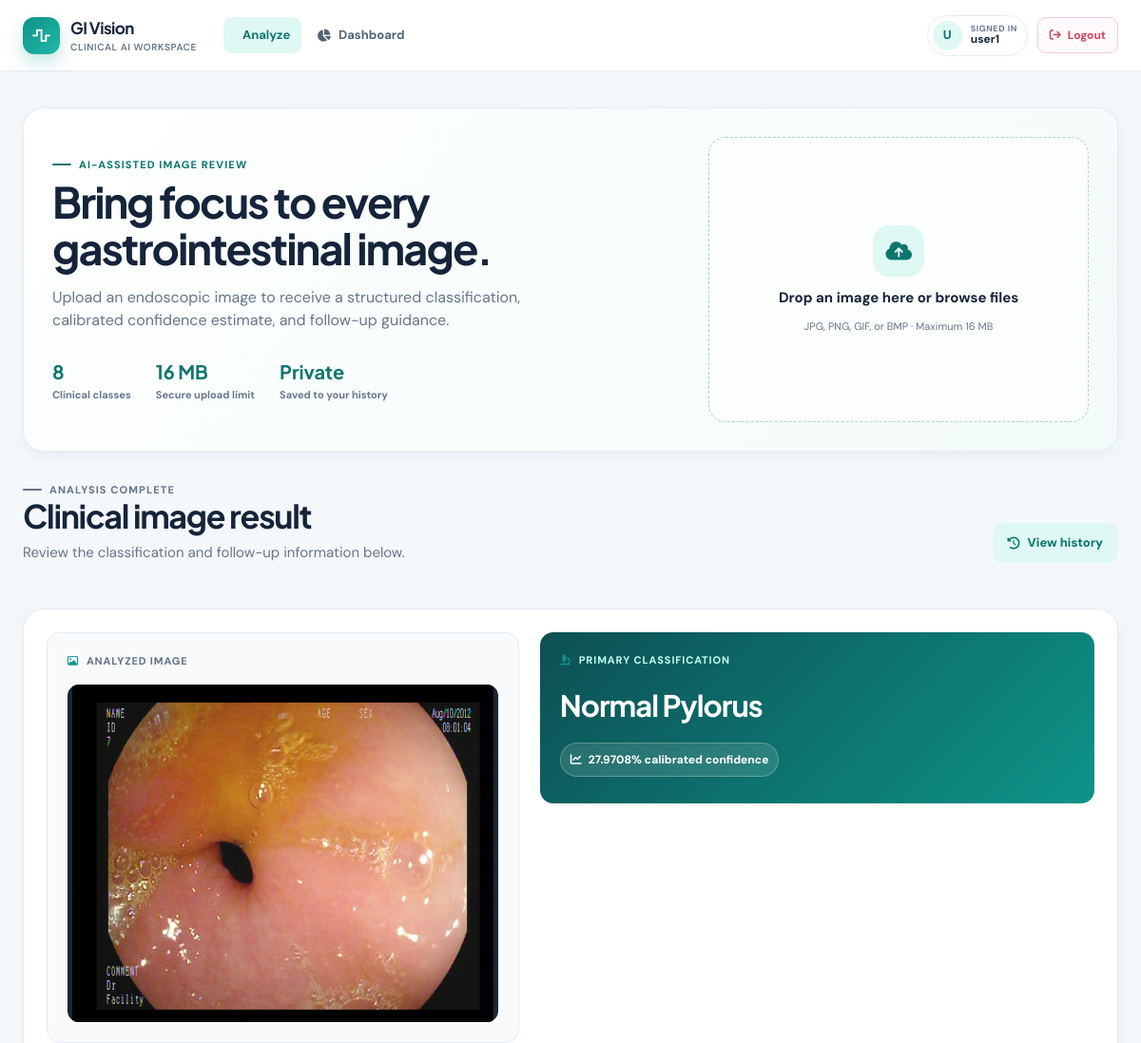
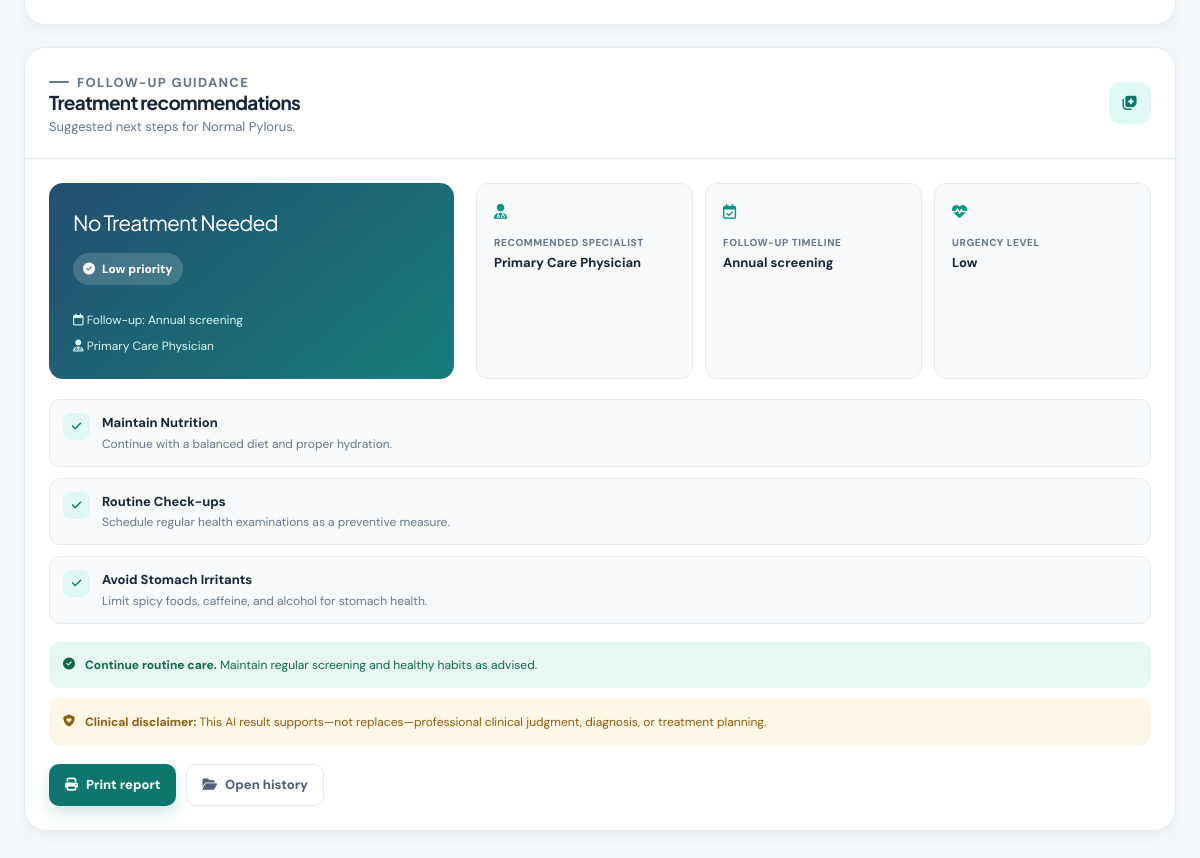
/analysis/22 (signed in), run on the app's committed database (2 pictures, top to bottom).
### tables this page shows
CREATE TABLE predictions (
            id INTEGER PRIMARY KEY AUTOINCREMENT,
            user_id INTEGER,
            filename TEXT,
            prediction TEXT,
            confidence REAL,
            is_valid_image INTEGER DEFAULT 1,
            created_at TIMESTAMP DEFAULT CURRENT_TIMESTAMP,
            FOREIGN KEY (user_id) REFERENCES users (id)
        );

### app.py (the view)
@app.route('/analysis/<int:analysis_id>', methods=['GET', 'POST'])
@login_required
def analysis_details(analysis_id):
    if request.method == 'POST':
        return redirect(url_for('analysis_details', analysis_id=analysis_id), code=303)
    try:
        conn = sqlite3.connect('users.db')
        conn.row_factory = sqlite3.Row
        query = 'SELECT * FROM predictions WHERE id = ?'
        params = [analysis_id]
        if session.get('role') != 'admin':
            query += ' AND user_id = ?'
            params.append(session['user_id'])
        prediction = conn.execute(query, params).fetchone()
        conn.close()
        if prediction is None:
            flash('That saved prediction was not found or you do not have permission to view it.', 'warning')
            return redirect(url_for('dashboard'))
        if prediction['is_valid_image'] != 1:
            flash('Treatment recommendations are unavailable for an invalid image.', 'warning')
            return redirect(url_for('dashboard'))
        original_confidence = normalize_confidence(prediction['confidence'])
        confidence_percent = original_confidence * 100
        predicted_class = prediction['prediction']
        return render_template(
            'index.html',
            filename=prediction['filename'],
            prediction=predicted_class,
            original_confidence=f'{original_confidence:.2%}',
            confidence=f'{confidence_percent:.4f}%',
            confidence_percent=confidence_percent,
            treatment_info=get_treatment_recommendations(predicted_class)
        )
    except Exception as e:
        print(f"Analysis details error: {e}")
        flash('Unable to load the saved prediction details.', 'danger')
        return redirect(url_for('dashboard'))

### app.py (called while the page is built, shortened)
def normalize_confidence(value):
    try:
        confidence = float(value)
    except (TypeError, ValueError):
        return 0.0
    return confidence if np.isfinite(confidence) else 0.0

@app.before_request
def invalidate_previous_server_sessions():
    if (
        session.get('user_id') is not None
        and session.get('server_session_id') != SERVER_SESSION_ID
    ):
        session.clear()

def login_required(f):
    @wraps(f)
    def decorated_function(*args, **kwargs):
        if 'user_id' not in session:
            flash('Please log in to access this page.', 'warning')
            return redirect(url_for('login'))
        return f(*args, **kwargs)
    return decorated_function

### templates/index.html (shortened to what this page needs)
{% extends "base.html" %}
{% set nav_active = 'upload' %}
{% block content %}
<section class="panel analysis-hero">
    <div class="analysis-hero__copy">
        <p class="eyebrow"><span></span> AI-assisted image review</p>
        <h1>Bring focus to every gastrointestinal image.</h1>
        <p>Upload an endoscopic image to receive a structured classification, calibrated confidence estimate, and follow-up guidance.</p>
        <div class="analysis-hero__stats" aria-label="Analysis information">
            <div><strong>8</strong><span>Clinical classes</span></div>
            <div><strong>16 MB</strong><span>Secure upload limit</span></div>
            <div><strong>Private</strong><span>Saved to your history</span></div>
        </div>
    </div>
    <form class="upload-card" method="POST" enctype="multipart/form-data" id="upload-form">
        <label class="upload-dropzone" id="dropzone" for="file">
            <span class="upload-dropzone__icon"><i class="fa-solid fa-cloud-arrow-up"></i></span>
            <strong>Drop an image here or browse files</strong>
            <small>JPG, PNG, GIF, or BMP · Maximum 16 MB</small>
        </label>
    </form>
</section>
{% if filename %}
<section class="stack" id="analysis-result" style="margin-top: 24px;">
    <div class="page-heading">
        <div>
            <p class="eyebrow"><span></span> Analysis complete</p>
            <h1>Clinical image result</h1>
            <p>Review the classification and follow-up information below.</p>
        </div>
        <a class="button--secondary" href="{{ url_for('dashboard') }}"><i class="fa-solid fa-clock-rotate-left"></i> View history</a>
    </div>
    <section class="panel">
        <div class="panel__body results-grid">
            <div class="image-card">
                <p class="card-label"><i class="fa-regular fa-image"></i> Analyzed image</p>
                <img class="analysis-image" src="{{ url_for('uploaded_file', filename=filename) }}" alt="Uploaded endoscopic image">
            </div>
            <div>
                <div class="diagnosis-card">
                    <p class="card-label"><i class="fa-solid fa-microscope"></i> Primary classification</p>
                    <h2 class="diagnosis-name">{{ prediction.replace('-', ' ').title() }}</h2>
                    <span class="confidence-pill"><i class="fa-solid fa-chart-line"></i> {{ confidence }} calibrated confidence</span>
                </div>
            </div>
        </div>
    </section>
    {% if treatment_info %}
    <section class="panel">
        <div class="panel__head">
            <div class="section-heading" style="margin: 0;">
                <div>
                    <p class="eyebrow"><span></span> Follow-up guidance</p>
                    <h2>Treatment recommendations</h2>
                    <p>Suggested next steps for {{ prediction.replace('-', ' ').title() }}.</p>
                </div>
            </div>
            <span class="icon-box"><i class="fa-solid fa-notes-medical"></i></span>
        </div>
        <div class="panel__body">
            <div class="treatment-grid">
                <div class="treatment-summary">
                    <p class="treatment-summary__type">{{ treatment_info.type }}</p>
                    <span class="priority-pill"><i class="fa-solid fa-{{ 'triangle-exclamation' if 'high' in treatment_info.urgency.lower() else 'circle-info' if 'medium' in treatment_info.urgency.lower() else 'circle-check' }}"></i>{{ treatment_info.urgency }} priority</span>
                    <div class="treatment-summary__meta">
                        <span><i class="fa-regular fa-calendar"></i> Follow-up: {{ treatment_info.follow_up }}</span>
                        <span><i class="fa-solid fa-user-doctor"></i> {{ treatment_info.specialist }}</span>
                    </div>
                </div>
                <div class="treatment-details">
                    <article class="detail-card"><i class="fa-solid fa-user-doctor"></i><small>Recommended specialist</small><strong>{{ treatment_info.specialist }}</strong></article>
                    <article class="detail-card"><i class="fa-regular fa-calendar-check"></i><small>Follow-up timeline</small><strong>{{ treatment_info.follow_up }}</strong></article>
                    <article class="detail-card"><i class="fa-solid fa-heart-pulse"></i><small>Urgency level</small><strong>{{ treatment_info.urgency }}</strong></article>
                </div>
            </div>
            <ul class="recommendations">
                {% for recommendation in treatment_info.recommendations %}
                <li>
                    <i class="fa-solid fa-check"></i>
                    <div>
                        <strong>{{ recommendation.split(':', 1)[0] }}</strong>
                        {% if ':' in recommendation %}<span>{{ recommendation.split(':', 1)[1].strip() }}</span>{% endif %}
                    </div>
                </li>
                {% endfor %}
            </ul>
            {% if 'high' in treatment_info.urgency.lower() %}
            <div class="notice notice--warning" style="margin-top: 18px;"><i class="fa-solid fa-triangle-exclamation"></i><span><strong>Prompt follow-up recommended.</strong> Please schedule an appointment with {{ treatment_info.specialist }} as soon as possible.</span></div>
            {% elif 'medium' in treatment_info.urgency.lower() %}
            <div class="notice notice--info" style="margin-top: 18px;"><i class="fa-solid fa-circle-info"></i><span><strong>Medical attention recommended.</strong> Please consult {{ treatment_info.specialist }} within the suggested timeframe.</span></div>
            {% else %}
            <div class="notice notice--success" style="margin-top: 18px;"><i class="fa-solid fa-circle-check"></i><span><strong>Continue routine care.</strong> Maintain regular screening and healthy habits as advised.</span></div>
            {% endif %}
            <div class="notice notice--warning" style="margin-top: 11px;"><i class="fa-solid fa-shield-heart"></i><span><strong>Clinical disclaimer:</strong> This AI result supports—not replaces—professional clinical judgment, diagnosis, or treatment planning.</span></div>
            <div class="report-actions">
                <button class="button" type="button" onclick="window.print()"><i class="fa-solid fa-print"></i> Print report</button>
                <a class="button--quiet" href="{{ url_for('dashboard') }}"><i class="fa-solid fa-folder-open"></i> Open history</a>
            </div>
        </div>
    </section>
    {% endif %}
</section>
{% endif %}
{% endblock %}

### data on the page
predictions: filename (picture), replace "Normal Pylorus"

### other printed values
{{ session.get('username', 'U')[0]|upper }} "U"
{{ session.get('username', 'User') }} "user1"
{{ confidence }} "27.9708%"
{{ treatment_info.type }} "No Treatment Needed"
{{ treatment_info.urgency }} "Low"
{{ treatment_info.follow_up }} "Annual screening"
{{ treatment_info.specialist }} "Primary Care Physician"
{{ recommendation.split(':', 1)[0] }} "Maintain Nutrition" "Routine Check-ups" "Avoid Stomach Irritants"
{{ recommendation.split(':', 1)[1].strip() }} "Continue with a balanced diet and proper hydration." "Schedule regular health examinations as a preventive measure." "Limit spicy foods, caffeine, and alcohol for stomach health."
